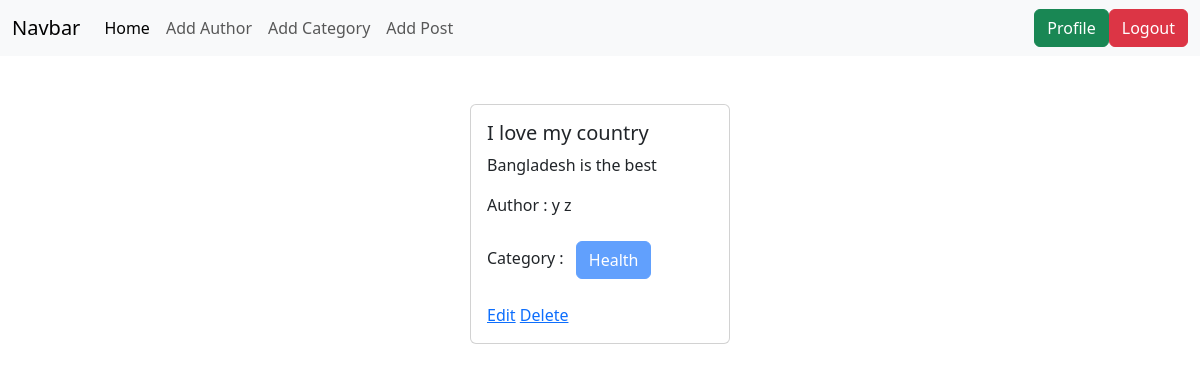
Screenshot of /author/profile/ (signed in) with the database file from the repository.
### posts/models.py (models this page shows, shortened)
class Post(models.Model):
    title = models.CharField(max_length=50)
    content = models.TextField()
    category = models.ManyToManyField(Category)
    author = models.ForeignKey(User, on_delete=models.CASCADE)

### categories/models.py (models this page shows, shortened)
class Category(models.Model):
    name = models.CharField(max_length=100)
    slug = models.SlugField(max_length=100,unique=True, null=True, blank=True)

### author/views.py (the view)
# urls.py: path('profile/', views.profile, name="profile"),
@login_required
def profile(request):
    data = Post.objects.filter(author=request.user)
    return render(request, 'profile.html',{'data' : data})

### author/templates/profile.html
{% extends "base.html" %}
{% load crispy_forms_tags %}
{% block content %}
<div class="d-flex flex-wrap justify-content-center px-5 pt-5">
    {% for post in data %}
    <div class="col-sm-3 mb-3 mb-sm-0">
        <div class="card mx-2">
          <div class="card-body">
            <h5 class="card-title">{{post.title}}</h5>
            <p class="card-text">{{post.content}}</p>
            <p>Author : {{post.author.first_name}} {{post.author.last_name}}</p>
            <p>Category : {% for cat in post.category.all %}
                <button class="btn btn-primary m-2 disabled">{{cat.name}}</button>
                {% endfor %}</p>
            <a href="{% url "edit_post" post.id %}">Edit</a>
            <a href="{% url "delete_post" post.id %}">Delete</a>
          </div>
        </div>
      </div>
    {% endfor %}
{% endblock  %}

### rows the page displays
Post: title "I love my country", content "Bangladesh is the best", author.first_name "y", author.last_name "z"
Category: name "Health"
